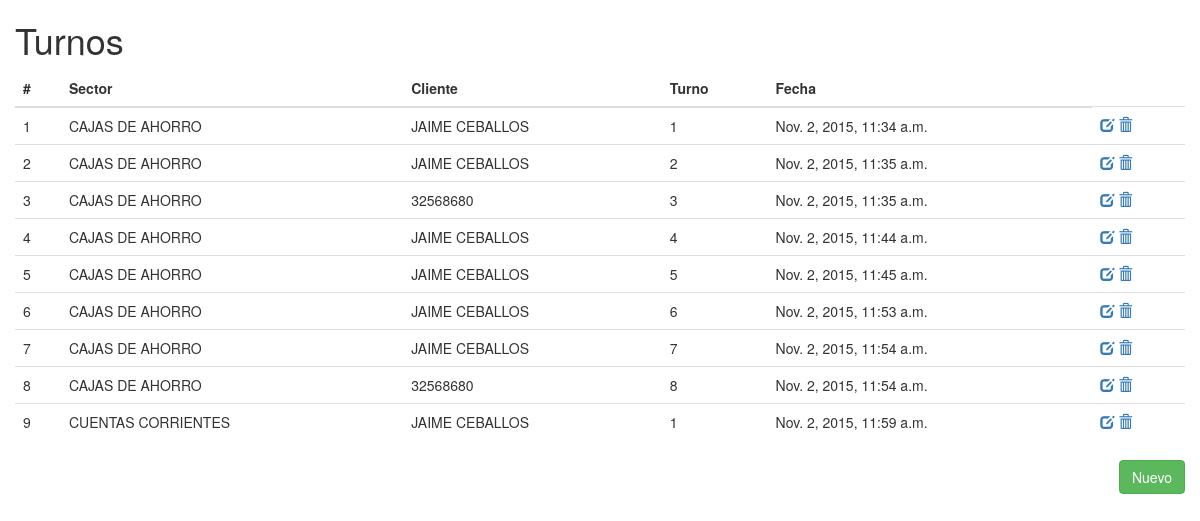
/turnos/turno/, run on an earlier commit of the app's database.
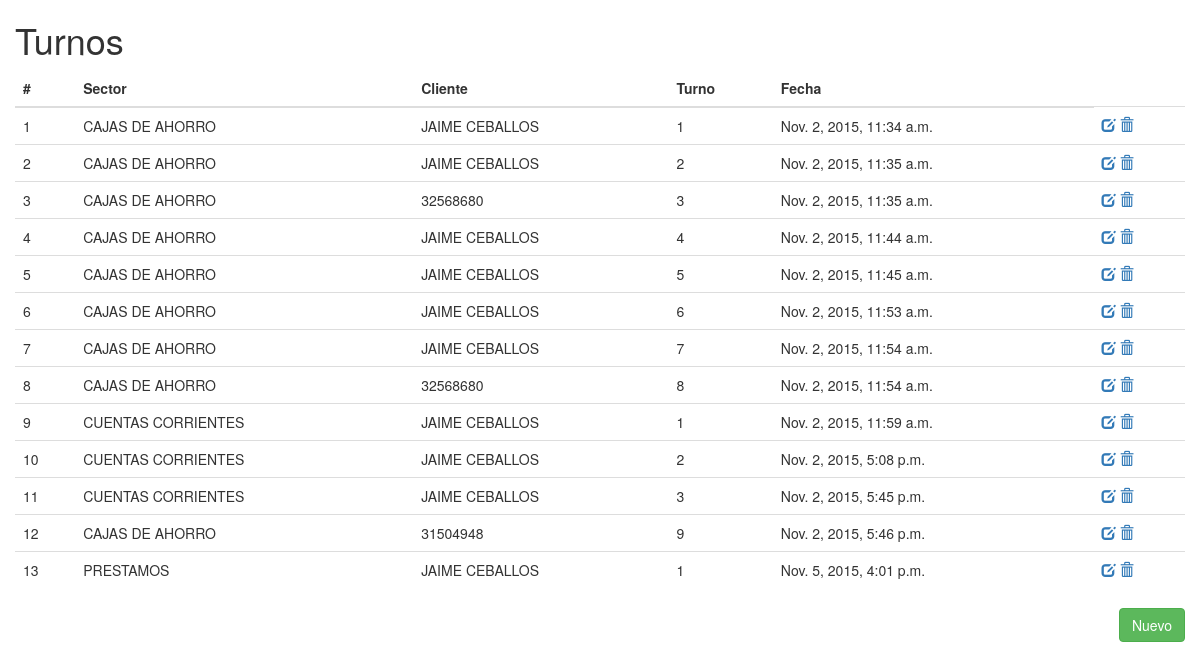
And on a later commit of the database.
### apps/turnos/models.py (models this page shows, shortened)
class Turnos(models.Model): #patty
	cliente   	= models.ForeignKey(Cliente,null=True)
	sector    	=	models.ForeignKey(Sectores)
	numero	  	= models.IntegerField()
	fecha     	= models.DateTimeField()
	no_cliente 	= models.CharField(max_length=12,null=True,blank=True)
	estado 		= models.CharField(max_length=25)

class Sectores(models.Model):
	nombre_sector     	= models.CharField(max_length=50)
	descripcion_sector	= models.CharField(max_length=200)
	codigo 			 	= models.CharField(max_length=2)
	def __unicode__(self):
		return u'%s' % self.nombre_sector.upper()

class Cliente(models.Model):
	tipo_cliente	= models.ForeignKey('TipoCliente',related_name='de_tipo')
	dni				= models.CharField(max_length=10)
	nombre 			= models.CharField(max_length=50)
	def __unicode__(self):
		return u'%s' % self.nombre.upper()

### apps/turnos/views.py (the view)
def turno(request): #patty
	listado = Turnos.objects.all()
	values = {
		'listado' : listado
	}
	return render_to_response('turnos/turno.html',values,context_instance=RequestContext(request))

### templates/turnos/turno.html
{% extends 'index.html' %}
{% block cuerpo %}
 <div class="container-fluid">
 	<h1>Turnos</h1>
	<div class="row">
		<div class="col-md-12">
			<table class="table">
				<thead>
					<tr>
						<th>
							#
						</th>
						<th>
							Sector
						</th>
						<th>
							Cliente
						</th>
						<th>
							Turno
						</th>
						<th>
							Fecha
						</th>
					</tr>
				</thead>
				<tbody>
					{% for elemento in listado %}
					<tr>
						<td>
							{{ elemento.id }}
						</td>
						<td>
							{{ elemento.sector }}
						</td>
						<td>
							{% if elemento.cliente %}	{{ elemento.cliente }} {% else %} {{ elemento.no_cliente }} {% endif %}
						</td>
						<td>
							{{ elemento.numero }}
						</td>
						<td>
							{{ elemento.fecha }}
						</td>
						<td>
							<a href="{% url 'turno_edit' elemento.id %}"><i class="glyphicon glyphicon-edit"></i></a>
							<a href="{% url 'turno_delete' elemento.id %}"><i class="glyphicon glyphicon-trash"></i></a>
						</td>
					</tr>
					{% endfor %}
				</tbody>
			</table>
		</div>
	</div>
	<a href="{% url 'turno_nuevo' %}" class="btn btn-success pull-right">Nuevo</a>
</div>
{% endblock cuerpo %}

### templates/index.html (shortened to what this page needs)
{% load staticfiles %}
<!DOCTYPE html>
<html xmlns="http://www.w3.org/1999/xhtml" xml:lang="en" lang="en">
    <link href="{% static 'css/bootstrap.min.css' %}" rel="stylesheet">
    <link rel="stylesheet" type="text/css" href="{% static 'css/styles.css' %}" />
<body>
	{% block cuerpo %}{% endblock cuerpo %}
</body>
</html>

### static/css/styles.css (style rules this page uses)
html,body { margin:0px; height:100%; }

What changed in the data, as far as the page shows it:
added Turnos: id "10", sector "CUENTAS CORRIENTES", cliente "JAIME CEBALLOS", numero "2", fecha "Nov. 2, 2015, 5:08 p.m."
added Turnos: id "11", sector "CUENTAS CORRIENTES", cliente "JAIME CEBALLOS", numero "3", fecha "Nov. 2, 2015, 5:45 p.m."
added Turnos: id "12", sector "CAJAS DE AHORRO", no_cliente "31504948", numero "9", fecha "Nov. 2, 2015, 5:46 p.m."
added Turnos: id "13", sector "PRESTAMOS", cliente "JAIME CEBALLOS", numero "1", fecha "Nov. 5, 2015, 4:01 p.m."
